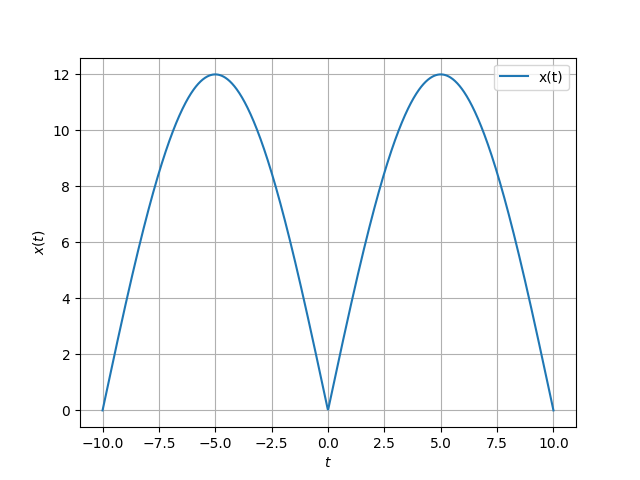

Source code (Python):
import numpy as np
import math as mt
import matplotlib.pyplot as plt

def x(t):
    return A*abs(mt.sin(2*np.pi*f*t))

A=12
f=50

x_vec=np.vectorize(x)
k=np.linspace(-10,10,1000)
plt.plot(k,x_vec(k),label="x(t)")
plt.grid()
plt.legend()
plt.ylabel("$x(t)$")
plt.xlabel("$t$")
plt.savefig("./1.1.png")
plt.show()



